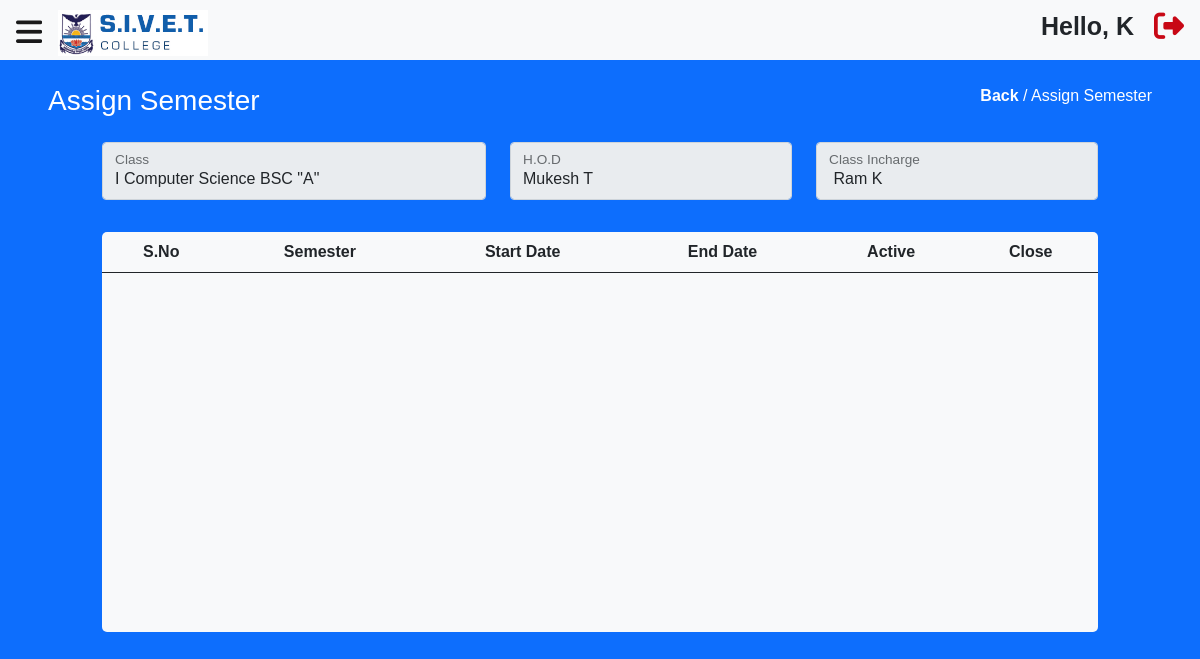
The app's page /main/semester.php?class_id=1 (signed in) with its own data.
### tables this page shows
CREATE TABLE  `semester` (
  `semester_id` int NOT NULL AUTO_INCREMENT,
  `class_id` int NOT NULL,
  `sem1_start` varchar(30) NOT NULL,
  `sem1_end` varchar(30) NOT NULL,
  `sem2_start` varchar(30) NOT NULL,
  `sem2_end` varchar(30) NOT NULL,
  `sem3_start` varchar(30) NOT NULL,
  `sem3_end` varchar(30) NOT NULL,
  `sem4_start` varchar(30) NOT NULL,
  `sem4_end` varchar(30) NOT NULL,
  `sem5_start` varchar(30) NOT NULL,
  `sem5_end` varchar(30) NOT NULL,
  `sem6_start` varchar(30) NOT NULL,
  `sem6_end` varchar(30) NOT NULL,
  `sem_num` int NOT NULL,
  `active` int NOT NULL,
  `highest_sem` int NOT NULL,
  `sem_complete` int NOT NULL,
  `create_date` datetime DEFAULT NULL,
  `create_by` int NOT NULL,
  `modify_date` datetime DEFAULT NULL,
  `modify_by` int NOT NULL,
  PRIMARY KEY (`semester_id`)
);

CREATE TABLE  `class` (
  `class_id` int NOT NULL AUTO_INCREMENT,
  `class_name` varchar(100) NOT NULL,
  `section` varchar(10) NOT NULL,
  `department` varchar(100) NOT NULL,
  `year` varchar(20) NOT NULL,
  `hod_id` int NOT NULL,
  `staff_id` int NOT NULL,
  `create_by` int NOT NULL,
  `created_date` datetime NOT NULL,
  `modify_by` int DEFAULT NULL,
  `modify_date` datetime DEFAULT NULL,
  PRIMARY KEY (`class_id`)
);

CREATE TABLE `staff` (
  `unique_staff_id` int NOT NULL AUTO_INCREMENT,
  `first_name` varchar(50) NOT NULL,
  `last_name` varchar(50) NOT NULL,
  `email` varchar(100) NOT NULL,
  `mobile` varchar(20) NOT NULL,
  `staff_id` varchar(50) NOT NULL,
  `role_id` int NOT NULL,
  `password` varchar(50) NOT NULL,
  `create_by` int NOT NULL,
  `created_date` datetime NOT NULL,
  `modify_by` int NOT NULL,
  `modify_date` datetime DEFAULT NULL,
  PRIMARY KEY (`unique_staff_id`)
);

### main/semester.php (the view, shortened to what this page needs)
<?php
include("../include/config.php");
    ?>
    <?php
$class_id = $_GET['class_id'];
$query = "SELECT c.class_id, c.class_name, c.department, c.section, c.hod_id, c.staff_id, s.sem_num, s.active, s.highest_sem
FROM class c
LEFT JOIN semester s ON s.class_id = c.class_id
WHERE c.class_id = $class_id";
$result = mysqli_query($conn, $query);
if (mysqli_num_rows($result) > 0) {
    $row = mysqli_fetch_assoc($result);
    if ($row['sem_num'] == 1 || $row['sem_num'] == 2) {
        $year = "I";
    } elseif ($row['sem_num'] == 3 || $row['sem_num'] == 4) {
        $year = "II";
    } elseif ($row['sem_num'] == 5 || $row['sem_num'] == 6) {
        $year = "III";
    } else {
        $year = "I";
    }
    $hod_id = $row["hod_id"];
    $query1 = "SELECT * FROM staff WHERE unique_staff_id =$hod_id";
    $result1 = mysqli_query($conn, $query1);
    $hod = mysqli_fetch_assoc($result1);
    $staff_id = $row['staff_id'];
    $query1 = "SELECT * FROM staff WHERE unique_staff_id =$staff_id";
    $result1 = mysqli_query($conn, $query1);
    $staff = mysqli_fetch_assoc($result1);
    $className = $year . " " . $row["department"] . ' ' . $row["class_name"] . ' &quot;' . $row["section"] . '&quot;';
    $hodName = $hod['first_name'] . " " . $hod['last_name'];
    $classIncharge = $staff['first_name'] . " " . $staff['last_name'];
}
?>
<!DOCTYPE html>
<html lang="en">
<head>
    <link rel="stylesheet" href="https://cdnjs.cloudflare.com/ajax/libs/bootstrap/5.0.1/css/bootstrap.min.css">
    <link rel="stylesheet" href="https://cdnjs.cloudflare.com/ajax/libs/font-awesome/6.2.0/css/all.min.css" />
    <link rel="stylesheet" href="./style.css">
</head>
<body class="bg-primary">
    <?php
    include_once("../include/navBar.php");
    ?>
    <form action="" id="form" method="POST" onsubmit="return false">
        <div class="header d-flex justify-content-between text-white pt-0 pb-0 p-5">
            <div class="titel ">
                <h3>Assign Semester</h3>
            </div>
            <div class="return ">
                <p><a href="./viewSemester.php">Back</a> / Assign Semester</p>
            </div>
        </div>
        <div class="row d-flex justify-content-center">
            <div class="col-lg-4 col-10 m-0 mt-3">
                <div class="form-floating">
                    <input type="text" class="form-control" id="class_name" required name="class_name"
                        placeholder="Class Name" value="<?php echo $className; ?>" readonly>
                    <label for="floatingInput">Class</label>
                </div>
            </div>
            <div class="col-lg-3 col-10 m-0 mt-3">
                <div class="form-floating">
                    <input type="text" class="form-control" id="hod" required name="hod" placeholder="hod"
                        value="<?php echo $hodName; ?>" readonly>
                    <label for="floatingInput">H.O.D</label>
                </div>
            </div>
            <div class="col-lg-3 col-10 m-0 mt-3">
                <div class="form-floating">
                    <input type="text" class="form-control " id="class_incharge" required name="class_incharge"
                        placeholder="class_incharge" value=" <?php echo $classIncharge; ?>" readonly>
                    <label for="floatingInput">Class Incharge</label>
                </div>
            </div>
            <div class="col-10 mt-4">
                <div class="table-responsive bg-light mt-2 " style="border-radius: 5px; height: 400px;">
                    <table class="table">
                        <thead>
                            <tr>
                                <th>S.No</th>
                                <th>Semester</th>
                                <th>Start Date</th>
                                <th>End Date</th>
                                <th>Active</th>
                                <th>Close</th>
                            </tr>
                        </thead>
                    </table>
                </div>
            </div>
        </div>
    </form>
</body>
</html>

### main/style.css (style rules this page uses)
* { margin: 0; padding: 0; font-family: "Ponniens", sans-serif; overflow-x: hidden; }
.header .return a { text-decoration: none; color: #fff; font-weight: 700; }

### main/semester.php (style rules this page uses)
table th, td { text-align: center; }

### records on screen
semester: class_name "I Computer Science BSC \"A\""
staff: hod "Mukesh T"
staff: class_incharge "Ram K"

### other values on screen
$_SESSION['user_name'] "K"
